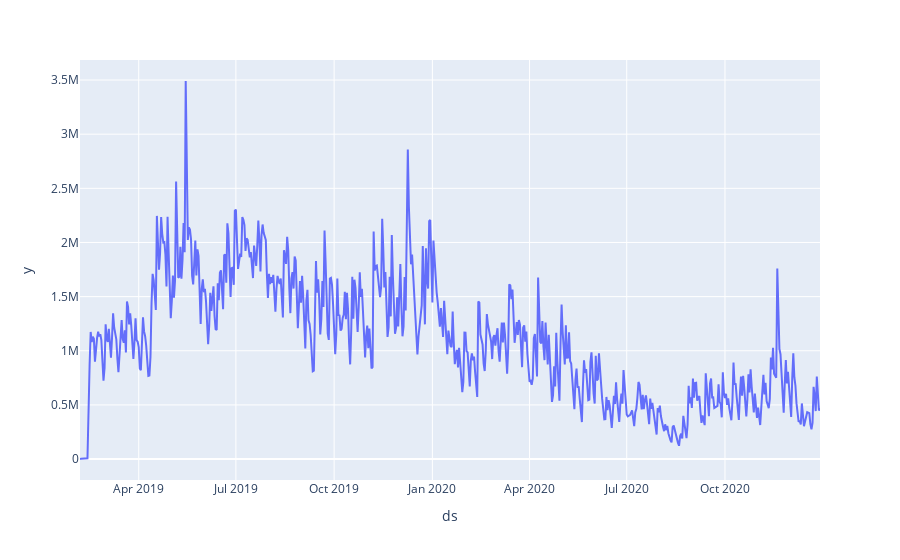

The code cell stored with this chart in its notebook:
### Code cell
from plotly.express import line

line(data_frame=df_prophet, x='ds',y='y')

### Figure 1 — Plotly figure (JSON) as saved in the notebook; plotly's stock layout.template omitted (floating-point values rounded to 4 significant figures; data arrays with more than 128 entries replaced by an {"elided": "..."} marker saying what was removed)
{"data": [{"hovertemplate": "ds=%{x}<br>y=%{y}<extra></extra>", "legendgroup": "", "line": {"color": "#636efa", "dash": "solid"}, "marker": {"symbol": "circle"}, "mode": "lines", "name": "", "orientation": "v", "showlegend": false, "type": "scatter", "x": {"elided": "681 str values"}, "xaxis": "x", "y": {"elided": "681 float values"}, "yaxis": "y"}], "layout": {"legend": {"tracegroupgap": 0}, "margin": {"t": 60}, "xaxis": {"anchor": "y", "domain": [0, 1], "title": {"text": "ds"}}, "yaxis": {"anchor": "x", "domain": [0, 1], "title": {"text": "y"}}}}
